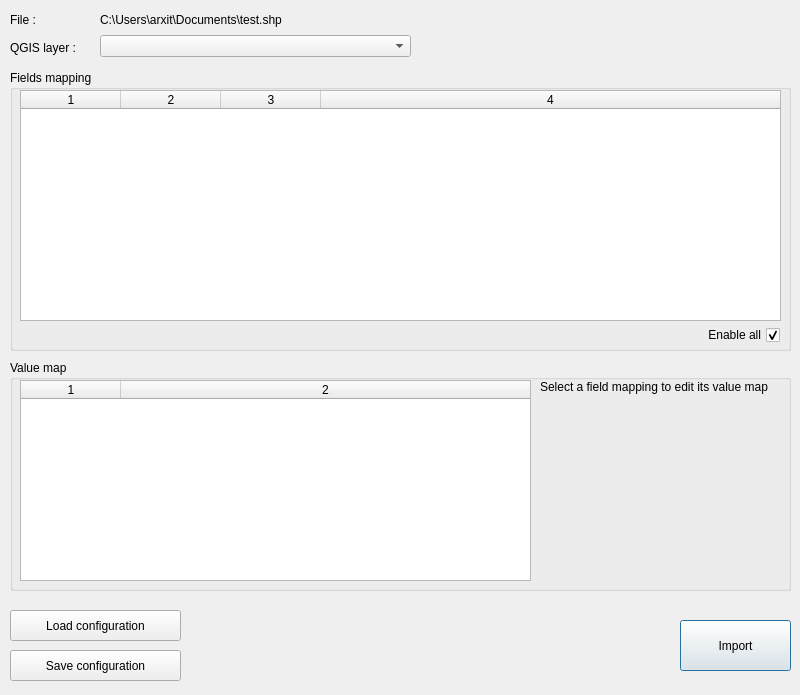
<?xml version="1.0" encoding="UTF-8"?>
<ui version="4.0">
 <class>Dialog</class>
 <widget class="QDialog" name="Dialog">
  <property name="windowModality">
   <enum>Qt::ApplicationModal</enum>
  </property>
  <property name="geometry">
   <rect>
    <x>0</x>
    <y>0</y>
    <width>800</width>
    <height>695</height>
   </rect>
  </property>
  <property name="sizePolicy">
   <sizepolicy hsizetype="Fixed" vsizetype="Fixed">
    <horstretch>0</horstretch>
    <verstretch>0</verstretch>
   </sizepolicy>
  </property>
  <property name="minimumSize">
   <size>
    <width>800</width>
    <height>695</height>
   </size>
  </property>
  <property name="maximumSize">
   <size>
    <width>800</width>
    <height>695</height>
   </size>
  </property>
  <property name="windowTitle">
   <string>Import Shapefile</string>
  </property>
  <widget class="QLabel" name="lblFilename">
   <property name="geometry">
    <rect>
     <x>100</x>
     <y>10</y>
     <width>691</width>
     <height>20</height>
    </rect>
   </property>
   <property name="text">
    <string>C:\Users\arxit\Documents\test.shp</string>
   </property>
  </widget>
  <widget class="QLabel" name="label_2">
   <property name="geometry">
    <rect>
     <x>10</x>
     <y>40</y>
     <width>81</width>
     <height>16</height>
    </rect>
   </property>
   <property name="text">
    <string>QGIS layer :</string>
   </property>
  </widget>
  <widget class="QComboBox" name="cbbLayers">
   <property name="geometry">
    <rect>
     <x>100</x>
     <y>35</y>
     <width>311</width>
     <height>22</height>
    </rect>
   </property>
   <property name="sizePolicy">
    <sizepolicy hsizetype="Preferred" vsizetype="Fixed">
     <horstretch>0</horstretch>
     <verstretch>0</verstretch>
    </sizepolicy>
   </property>
  </widget>
  <widget class="QPushButton" name="btnImport">
   <property name="geometry">
    <rect>
     <x>680</x>
     <y>620</y>
     <width>111</width>
     <height>51</height>
    </rect>
   </property>
   <property name="text">
    <string>Import</string>
   </property>
   <property name="default">
    <bool>true</bool>
   </property>
  </widget>
  <widget class="QPushButton" name="btnLoadConfig">
   <property name="geometry">
    <rect>
     <x>10</x>
     <y>610</y>
     <width>171</width>
     <height>31</height>
    </rect>
   </property>
   <property name="text">
    <string>Load configuration</string>
   </property>
  </widget>
  <widget class="QPushButton" name="btnSaveConfig">
   <property name="geometry">
    <rect>
     <x>10</x>
     <y>650</y>
     <width>171</width>
     <height>31</height>
    </rect>
   </property>
   <property name="text">
    <string>Save configuration</string>
   </property>
  </widget>
  <widget class="QLabel" name="label">
   <property name="geometry">
    <rect>
     <x>10</x>
     <y>10</y>
     <width>81</width>
     <height>20</height>
    </rect>
   </property>
   <property name="text">
    <string>File :</string>
   </property>
  </widget>
  <widget class="QGroupBox" name="groupBox_2">
   <property name="geometry">
    <rect>
     <x>10</x>
     <y>70</y>
     <width>781</width>
     <height>281</height>
    </rect>
   </property>
   <property name="title">
    <string>Fields mapping</string>
   </property>
   <widget class="QTableWidget" name="tabMapping">
    <property name="geometry">
     <rect>
      <x>10</x>
      <y>20</y>
      <width>761</width>
      <height>231</height>
     </rect>
    </property>
    <property name="selectionMode">
     <enum>QAbstractItemView::SingleSelection</enum>
    </property>
    <property name="selectionBehavior">
     <enum>QAbstractItemView::SelectRows</enum>
    </property>
    <property name="columnCount">
     <number>4</number>
    </property>
    <attribute name="horizontalHeaderStretchLastSection">
     <bool>true</bool>
    </attribute>
    <column/>
    <column/>
    <column/>
    <column/>
   </widget>
   <widget class="QCheckBox" name="chkEnableAllFieldsMapping">
    <property name="geometry">
     <rect>
      <x>659</x>
      <y>255</y>
      <width>111</width>
      <height>20</height>
     </rect>
    </property>
    <property name="layoutDirection">
     <enum>Qt::RightToLeft</enum>
    </property>
    <property name="text">
     <string>Enable all</string>
    </property>
    <property name="checked">
     <bool>true</bool>
    </property>
   </widget>
  </widget>
  <widget class="QGroupBox" name="groupBox_4">
   <property name="enabled">
    <bool>true</bool>
   </property>
   <property name="geometry">
    <rect>
     <x>10</x>
     <y>360</y>
     <width>781</width>
     <height>231</height>
    </rect>
   </property>
   <property name="title">
    <string>Value map</string>
   </property>
   <widget class="QTableWidget" name="tabValueMap">
    <property name="enabled">
     <bool>true</bool>
    </property>
    <property name="geometry">
     <rect>
      <x>10</x>
      <y>20</y>
      <width>511</width>
      <height>201</height>
     </rect>
    </property>
    <property name="selectionMode">
     <enum>QAbstractItemView::NoSelection</enum>
    </property>
    <property name="columnCount">
     <number>2</number>
    </property>
    <attribute name="horizontalHeaderStretchLastSection">
     <bool>true</bool>
    </attribute>
    <column/>
    <column/>
   </widget>
   <widget class="QLabel" name="lblValueMap">
    <property name="geometry">
     <rect>
      <x>530</x>
      <y>20</y>
      <width>241</width>
      <height>41</height>
     </rect>
    </property>
    <property name="text">
     <string>Select a field mapping to edit its value map</string>
    </property>
    <property name="alignment">
     <set>Qt::AlignLeading|Qt::AlignLeft|Qt::AlignTop</set>
    </property>
    <property name="wordWrap">
     <bool>true</bool>
    </property>
   </widget>
  </widget>
 </widget>
 <resources/>
 <connections>
  <connection>
   <sender>cbbLayers</sender>
   <signal>currentIndexChanged(int)</signal>
   <receiver>Dialog</receiver>
   <slot>_selectedLayerIndexChanged(int)</slot>
   <hints>
    <hint type="sourcelabel">
     <x>226</x>
     <y>49</y>
    </hint>
    <hint type="destinationlabel">
     <x>266</x>
     <y>388</y>
    </hint>
   </hints>
  </connection>
  <connection>
   <sender>btnImport</sender>
   <signal>clicked()</signal>
   <receiver>Dialog</receiver>
   <slot>_launchImport()</slot>
   <hints>
    <hint type="sourcelabel">
     <x>480</x>
     <y>395</y>
    </hint>
    <hint type="destinationlabel">
     <x>249</x>
     <y>209</y>
    </hint>
   </hints>
  </connection>
  <connection>
   <sender>chkEnableAllFieldsMapping</sender>
   <signal>clicked()</signal>
   <receiver>Dialog</receiver>
   <slot>_toggleFieldsMappingCheckboxes()</slot>
   <hints>
    <hint type="sourcelabel">
     <x>536</x>
     <y>348</y>
    </hint>
    <hint type="destinationlabel">
     <x>408</x>
     <y>350</y>
    </hint>
   </hints>
  </connection>
  <connection>
   <sender>tabMapping</sender>
   <signal>currentCellChanged(int,int,int,int)</signal>
   <receiver>Dialog</receiver>
   <slot>_tabMappingCellChanged(int,int,int,int)</slot>
   <hints>
    <hint type="sourcelabel">
     <x>270</x>
     <y>196</y>
    </hint>
    <hint type="destinationlabel">
     <x>311</x>
     <y>639</y>
    </hint>
   </hints>
  </connection>
  <connection>
   <sender>btnSaveConfig</sender>
   <signal>clicked()</signal>
   <receiver>Dialog</receiver>
   <slot>_saveConfig()</slot>
   <hints>
    <hint type="sourcelabel">
     <x>108</x>
     <y>415</y>
    </hint>
    <hint type="destinationlabel">
     <x>196</x>
     <y>373</y>
    </hint>
   </hints>
  </connection>
  <connection>
   <sender>btnLoadConfig</sender>
   <signal>clicked()</signal>
   <receiver>Dialog</receiver>
   <slot>_loadConfig()</slot>
   <hints>
    <hint type="sourcelabel">
     <x>81</x>
     <y>370</y>
    </hint>
    <hint type="destinationlabel">
     <x>176</x>
     <y>348</y>
    </hint>
   </hints>
  </connection>
 </connections>
 <slots>
  <slot>_selectedLayerIndexChanged(int)</slot>
  <slot>_launchImport()</slot>
  <slot>_saveConfig()</slot>
  <slot>_loadConfig()</slot>
  <slot>_toggleFieldsMappingCheckboxes()</slot>
  <slot>_tabMappingCellChanged(int,int,int,int)</slot>
 </slots>
</ui>
